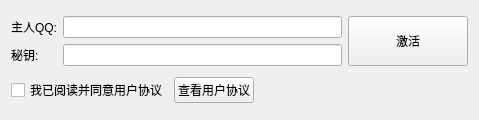
<?xml version="1.0" encoding="UTF-8"?>
<ui version="4.0">
 <class>MarketKey</class>
 <widget class="QWidget" name="MarketKey">
  <property name="geometry">
   <rect>
    <x>0</x>
    <y>0</y>
    <width>479</width>
    <height>120</height>
   </rect>
  </property>
  <property name="windowTitle">
   <string>MarketKey</string>
  </property>
  <layout class="QVBoxLayout" name="verticalLayout_3">
   <item>
    <layout class="QHBoxLayout" name="horizontalLayout_4">
     <item>
      <layout class="QHBoxLayout" name="horizontalLayout">
       <item>
        <layout class="QVBoxLayout" name="verticalLayout_2">
         <item>
          <widget class="QLabel" name="label">
           <property name="text">
            <string>主人QQ:</string>
           </property>
          </widget>
         </item>
         <item>
          <widget class="QLabel" name="label_2">
           <property name="text">
            <string>秘钥:</string>
           </property>
          </widget>
         </item>
        </layout>
       </item>
       <item>
        <layout class="QVBoxLayout" name="verticalLayout">
         <item>
          <widget class="QLineEdit" name="edit_QQId"/>
         </item>
         <item>
          <widget class="QLineEdit" name="edit_key"/>
         </item>
        </layout>
       </item>
      </layout>
     </item>
     <item>
      <widget class="QPushButton" name="pushButton">
       <property name="minimumSize">
        <size>
         <width>120</width>
         <height>50</height>
        </size>
       </property>
       <property name="maximumSize">
        <size>
         <width>120</width>
         <height>50</height>
        </size>
       </property>
       <property name="text">
        <string>激活</string>
       </property>
      </widget>
     </item>
    </layout>
   </item>
   <item>
    <layout class="QHBoxLayout" name="horizontalLayout_3">
     <item>
      <layout class="QHBoxLayout" name="horizontalLayout_2">
       <property name="spacing">
        <number>0</number>
       </property>
       <property name="sizeConstraint">
        <enum>QLayout::SetDefaultConstraint</enum>
       </property>
       <property name="leftMargin">
        <number>0</number>
       </property>
       <property name="topMargin">
        <number>0</number>
       </property>
       <property name="rightMargin">
        <number>0</number>
       </property>
       <property name="bottomMargin">
        <number>0</number>
       </property>
       <item>
        <widget class="QCheckBox" name="checkBox">
         <property name="maximumSize">
          <size>
           <width>200</width>
           <height>16777215</height>
          </size>
         </property>
         <property name="styleSheet">
          <string notr="true"/>
         </property>
         <property name="text">
          <string>我已阅读并同意用户协议</string>
         </property>
        </widget>
       </item>
      </layout>
     </item>
     <item>
      <widget class="QPushButton" name="button_userAgree">
       <property name="text">
        <string>查看用户协议</string>
       </property>
      </widget>
     </item>
     <item>
      <spacer name="horizontalSpacer">
       <property name="orientation">
        <enum>Qt::Horizontal</enum>
       </property>
       <property name="sizeHint" stdset="0">
        <size>
         <width>40</width>
         <height>20</height>
        </size>
       </property>
      </spacer>
     </item>
    </layout>
   </item>
  </layout>
 </widget>
 <layoutdefault spacing="6" margin="11"/>
 <resources/>
 <connections/>
</ui>
